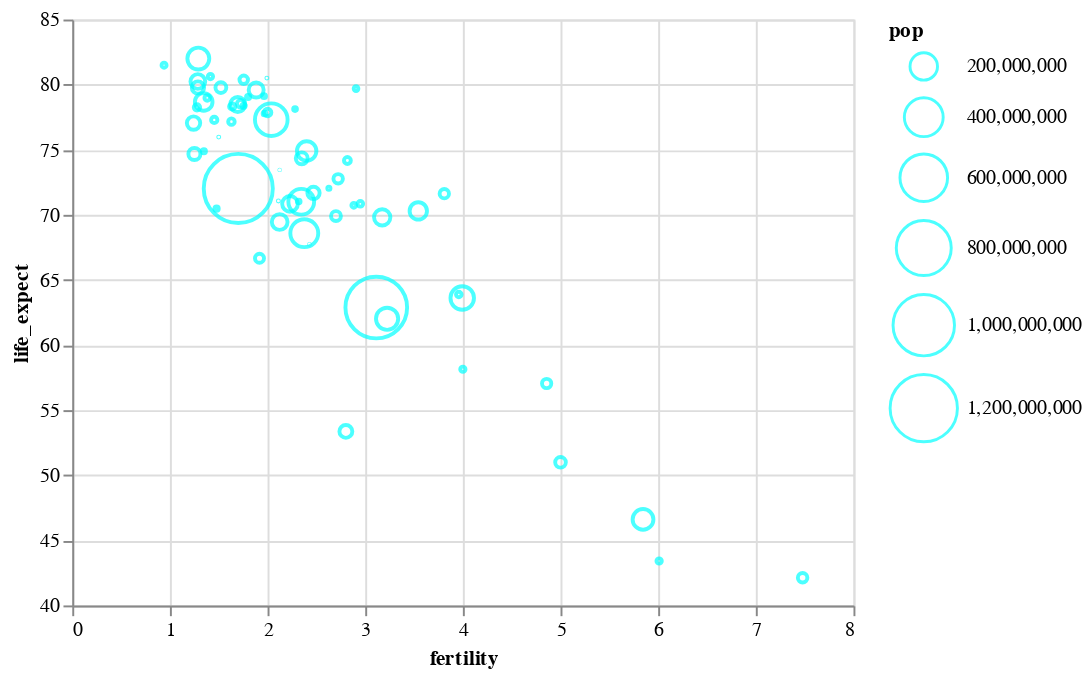

Notebook code cell kept with this figure:
### Code cell
# weil die kleinen nicht unterschiedlich genug sind - pixel range aufbohren
alt.Chart(df2k).mark_point(color="aqua").encode(
    alt.X("fertility:Q"),
    alt.Y("life_expect:Q", scale=alt.Scale(zero=False)),
    alt.Size("pop:Q", scale=alt.Scale(range=[0,1250]))
)

### Figure 1 — Vega-Lite specification as saved in the notebook (floating-point values rounded to 4 significant figures)
{"$schema": "https://vega.github.io/schema/vega-lite/v4.8.1.json", "config": {"view": {"continuousHeight": 300, "continuousWidth": 400}}, "data": {"name": "data-fdeb0b749a6385830bd1445d39ad6ea0"}, "datasets": {"data-fdeb0b749a6385830bd1445d39ad6ea0": [{"cluster": 0, "country": "Afghanistan", "fertility": 7.479, "life_expect": 42.13, "pop": 23898198, "year": 2000}, {"cluster": 3, "country": "Argentina", "fertility": 2.35, "life_expect": 74.34, "pop": 37497728, "year": 2000}, {"cluster": 3, "country": "Aruba", "fertility": 2.124, "life_expect": 73.45, "pop": 69539, "year": 2000}, {"cluster": 4, "country": "Australia", "fertility": 1.756, "life_expect": 80.37, "pop": 19164620, "year": 2000}, {"cluster": 1, "country": "Austria", "fertility": 1.382, "life_expect": 78.98, "pop": 8113413, "year": 2000}, {"cluster": 3, "country": "Bahamas", "fertility": 2.111, "life_expect": 71.07, "pop": 290075, "year": 2000}, {"cluster": 0, "country": "Bangladesh", "fertility": 3.224, "life_expect": 62.01, "pop": 130406594, "year": 2000}, {"cluster": 3, "country": "Barbados", "fertility": 1.5, "life_expect": 75.97, "pop": 273483, "year": 2000}, {"cluster": 1, "country": "Belgium", "fertility": 1.638, "life_expect": 78.32, "pop": 10263618, "year": 2000}, {"cluster": 3, "country": "Bolivia", "fertility": 3.958, "life_expect": 63.88, "pop": 8152620, "year": 2000}, {"cluster": 3, "country": "Brazil", "fertility": 2.345, "life_expect": 71.01, "pop": 175552771, "year": 2000}, {"cluster": 3, "country": "Canada", "fertility": 1.522, "life_expect": 79.77, "pop": 31278097, "year": 2000}, {"cluster": 3, "country": "Chile", "fertility": 2, "life_expect": 77.86, "pop": 15153450, "year": 2000}, {"cluster": 4, "country": "China", "fertility": 1.7, "life_expect": 72.03, "pop": 1262645000, "year": 2000}, {"cluster": 3, "country": "Colombia", "fertility": 2.47, "life_expect": 71.68, "pop": 39685655, "year": 2000}, {"cluster": 3, "country": "Costa Rica", "fertility": 2.281, "life_expect": 78.12, "pop": 3710558, "year": 2000}, {"cluster": 1, "country": "Croatia", "fertility": 1.348, "life_expect": 74.88, "pop": 4410830, "year": 2000}, {"cluster": 3, "country": "Cuba", "fertility": 1.63, "life_expect": 77.16, "pop": 11134273, "year": 2000}, {"cluster": 3, "country": "Dominican Republic", "fertility": 2.95, "life_expect": 70.85, "pop": 8385828, "year": 2000}, {"cluster": 3, "country": "Ecuador", "fertility": 2.817, "life_expect": 74.17, "pop": 12505204, "year": 2000}, {"cluster": 5, "country": "Egypt", "fertility": 3.174, "life_expect": 69.81, "pop": 70492342, "year": 2000}, {"cluster": 3, "country": "El Salvador", "fertility": 2.883, "life_expect": 70.73, "pop": 6122515, "year": 2000}, {"cluster": 1, "country": "Finland", "fertility": 1.754, "life_expect": 78.37, "pop": 5168595, "year": 2000}, {"cluster": 1, "country": "France", "fertility": 1.883, "life_expect": 79.59, "pop": 59381628, "year": 2000}, {"cluster": 1, "country": "Georgia", "fertility": 1.478, "life_expect": 70.48, "pop": 4777209, "year": 2000}, {"cluster": 1, "country": "Germany", "fertility": 1.346, "life_expect": 78.67, "pop": 82187909, "year": 2000}, {"cluster": 1, "country": "Greece", "fertility": 1.277, "life_expect": 78.26, "pop": 10559110, "year": 2000}, {"cluster": 3, "country": "Grenada", "fertility": 2.429, "life_expect": 67.75, "pop": 89312, "year": 2000}, {"cluster": 3, "country": "Haiti", "fertility": 4, "life_expect": 58.14, "pop": 7306302, "year": 2000}, {"cluster": 4, "country": "Hong Kong", "fertility": 0.94, "life_expect": 81.5, "pop": 6658720, "year": 2000}, {"cluster": 1, "country": "Iceland", "fertility": 1.993, "life_expect": 80.5, "pop": 281043, "year": 2000}, {"cluster": 0, "country": "India", "fertility": 3.113, "life_expect": 62.88, "pop": 1007702000, "year": 2000}, {"cluster": 4, "country": "Indonesia", "fertility": 2.376, "life_expect": 68.59, "pop": 206265000, "year": 2000}, {"cluster": 5, "country": "Iran", "fertility": 2.124, "life_expect": 69.45, "pop": 65660289, "year": 2000}, {"cluster": 5, "country": "Iraq", "fertility": 4.858, "life_expect": 57.05, "pop": 22675617, "year": 2000}, {"cluster": 1, "country": "Ireland", "fertility": 1.969, "life_expect": 77.78, "pop": 3791690, "year": 2000}, {"cluster": 5, "country": "Israel", "fertility": 2.906, "life_expect": 79.7, "pop": 5842454, "year": 2000}, {"cluster": 1, "country": "Italy", "fertility": 1.286, "life_expect": 80.24, "pop": 57719337, "year": 2000}, {"cluster": 3, "country": "Jamaica", "fertility": 2.628, "life_expect": 72.05, "pop": 2615467, "year": 2000}, {"cluster": 4, "country": "Japan", "fertility": 1.291, "life_expect": 82, "pop": 126699784, "year": 2000}, {"cluster": 2, "country": "Kenya", "fertility": 5, "life_expect": 50.99, "pop": 29985839, "year": 2000}, {"cluster": 4, "country": "South Korea", "fertility": 1.917, "life_expect": 66.66, "pop": 21647682, "year": 2000}, {"cluster": 4, "country": "North Korea", "fertility": 1.242, "life_expect": 77.05, "pop": 47351083, "year": 2000}, {"cluster": 5, "country": "Lebanon", "fertility": 2.319, "life_expect": 71.03, "pop": 3578036, "year": 2000}, {"cluster": 3, "country": "Mexico", "fertility": 2.401, "life_expect": 74.9, "pop": 99926620, "year": 2000}, {"cluster": 1, "country": "Netherlands", "fertility": 1.726, "life_expect": 78.53, "pop": 15907853, "year": 2000}, {"cluster": 4, "country": "New Zealand", "fertility": 1.964, "life_expect": 79.11, "pop": 3819762, "year": 2000}, {"cluster": 2, "country": "Nigeria", "fertility": 5.845, "life_expect": 46.61, "pop": 114306700, "year": 2000}, {"cluster": 1, "country": "Norway", "fertility": 1.801, "life_expect": 79.05, "pop": 4492400, "year": 2000}, {"cluster": 0, "country": "Pakistan", "fertility": 3.994, "life_expect": 63.61, "pop": 146342958, "year": 2000}, {"cluster": 3, "country": "Peru", "fertility": 2.7, "life_expect": 69.91, "pop": 25979722, "year": 2000}, {"cluster": 4, "country": "Philippines", "fertility": 3.544, "life_expect": 70.3, "pop": 79739825, "year": 2000}, {"cluster": 1, "country": "Poland", "fertility": 1.251, "life_expect": 74.67, "pop": 38654164, "year": 2000}, {"cluster": 1, "country": "Portugal", "fertility": 1.454, "life_expect": 77.29, "pop": 10335597, "year": 2000}, {"cluster": 2, "country": "Rwanda", "fertility": 6.01, "life_expect": 43.41, "pop": 7507056, "year": 2000}, {"cluster": 5, "country": "Saudi Arabia", "fertility": 3.81, "life_expect": 71.63, "pop": 23153090, "year": 2000}, {"cluster": 2, "country": "South Africa", "fertility": 2.802, "life_expect": 53.37, "pop": 44066197, "year": 2000}, {"cluster": 1, "country": "Spain", "fertility": 1.287, "life_expect": 79.78, "pop": 40016081, "year": 2000}, {"cluster": 1, "country": "Switzerland", "fertility": 1.415, "life_expect": 80.62, "pop": 7266920, "year": 2000}, {"cluster": 1, "country": "Turkey", "fertility": 2.23, "life_expect": 70.84, "pop": 65666677, "year": 2000}, {"cluster": 1, "country": "United Kingdom", "fertility": 1.695, "life_expect": 78.47, "pop": 59522468, "year": 2000}, {"cluster": 3, "country": "United States", "fertility": 2.038, "life_expect": 77.31, "pop": 282338631, "year": 2000}, {"cluster": 3, "country": "Venezuela", "fertility": 2.723, "life_expect": 72.77, "pop": 23542649, "year": 2000}]}, "encoding": {"size": {"field": "pop", "scale": {"range": [0, 1250]}, "type": "quantitative"}, "x": {"field": "fertility", "type": "quantitative"}, "y": {"field": "life_expect", "scale": {"zero": false}, "type": "quantitative"}}, "mark": {"color": "aqua", "type": "point"}}
